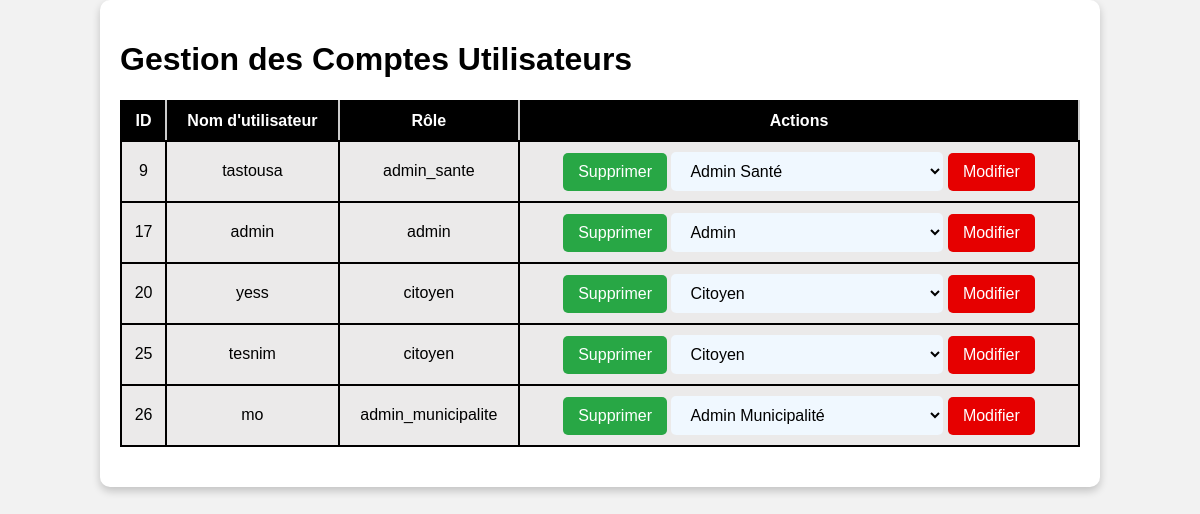
/admin_utilisateurs.php, run on the app's committed database.
### tables this page shows
CREATE TABLE `users` (
  `id` int(11) NOT NULL,
  `username` varchar(50) NOT NULL,
  `password` varchar(255) NOT NULL,
  `role` enum('admin','citoyen','admin_police','admin_sante','admin_education','admin_transport','admin_protection_civile','admin_securite_sociale','admin_administration_generale','admin_municipalite','admin_steg','admin_sonede','admin_poste','admin_sports','admin_agriculture','admin_affaires_sociales','admin_affaires_religieuses','admin_affaires_commerce','admin_environnement','admin_technologie','admin_tourisme','admin_banques_publiques') DEFAULT NULL
);

### admin_utilisateurs.php (the view, shortened to what this page needs)
<?php
$dsn = 'mysql:host=localhost;dbname=reclamations';
$username = 'root';
$password = '';
try {
    $pdo = new PDO($dsn, $username, $password);
    $pdo->setAttribute(PDO::ATTR_ERRMODE, PDO::ERRMODE_EXCEPTION);
} catch (PDOException $e) {
    die("Erreur de connexion : " . $e->getMessage());
}
$stmt = $pdo->query("SELECT id, username, role FROM users");
$users = $stmt->fetchAll(PDO::FETCH_ASSOC);
?>
<!DOCTYPE html>
<html lang="fr">
<head>
    <link rel="stylesheet" href="style.css">
</head>
<body id="boda">
<div class="container">
    <h1>Gestion des Comptes Utilisateurs</h1>
    <table class="table">
        <thead class="theadnoi">
            <tr>
                <th>ID</th>
                <th>Nom d'utilisateur</th>
                <th>Rôle</th>
                <th>Actions</th>
            </tr>
        </thead>
        <tbody>
            <?php foreach ($users as $user): ?>
                <tr>
                    <td><?= htmlspecialchars($user['id']) ?></td>
                    <td><?= htmlspecialchars($user['username']) ?></td>
                    <td><?= htmlspecialchars($user['role']) ?></td>
                    <td>
                        <div class="action-buttons">
                            <form method="post" style="display: inline;">
                                <button class="login-btn" type="submit" name="delete" onclick="return confirm('Êtes-vous sûr de vouloir supprimer cet utilisateur ?')">Supprimer</button>
                            </form>
                            <form method="post" style="display: inline;">
                                <select name="new_role" required class="selec">
                                    <option value="admin" <?= $user['role'] === 'admin' ? 'selected' : '' ?>>Admin</option>
                                    <option value="citoyen" <?= $user['role'] === 'citoyen' ? 'selected' : '' ?>>Citoyen</option>
                                    <option value="admin_sante" <?= $user['role'] === 'admin_sante' ? 'selected' : '' ?>>Admin Santé</option>
                                    <option value="admin_municipalite" <?= $user['role'] === 'admin_municipalite' ? 'selected' : '' ?>>Admin Municipalité</option>
                                </select>
                                <button class="logout-btn"type="submit" name="change_role">Modifier</button>
                            </form>
                        </div>
                    </td>
                </tr>
            <?php endforeach; ?>
        </tbody>
    </table>
            </div>
</body>
</html>

### style.css (style rules this page uses)
#boda { font-family: Arial, sans-serif; background-color: #f2f2f2; margin: 0; padding: 0; }
.login-btn, .logout-btn { color: white; padding: 10px 15px; border: none; border-radius: 5px; cursor: pointer; font-size: 16px; width: auto; height: auto; }
.logout-btn { background-color: #e60000; }
.login-btn { background-color: #28a745; }
.container { background-color: #fff; border-radius: 10px; box-shadow: 0 4px 8px rgba(0, 0, 0, 0.2); }
.table { width: 100%; border-collapse: collapse; margin-bottom: 20px; border: 1px solid rgba(0, 0, 0, 0.826); }
.table th, .table td { padding: 10px; text-align: center; border: 2px solid #000000; }
.table th { color: #ffffff; font-weight: bold; }
tbody { background-color: #e6e5e5cd; }
.container { width: 80%; margin: auto; background: #ffffff; padding: 20px; border-radius: 10px; box-shadow: 0 4px 8px rgba(0, 0, 0, 0.2); }
.theadnoi { background-color: #000000; color: white; }
.theadnoi th { padding: 10px; text-align: center; border-right: 2px solid #ccc; }
.selec { color: rgb(0, 0, 0); padding: 10px 15px; border: none; border-radius: 5px; cursor: pointer; font-size: 16px; width: auto; height: auto; background-color: aliceblue; }

### data on the page
users: id "9", username "tastousa", role "admin_sante", new_role "Admin Santé"
users: id "17", username "admin", role "admin", new_role "Admin"
users: id "20", username "yess", role "citoyen", new_role "Citoyen"
users: id "25", username "tesnim", role "citoyen", new_role "Citoyen"
users: id "26", username "mo", role "admin_municipalite", new_role "Admin Municipalité"
